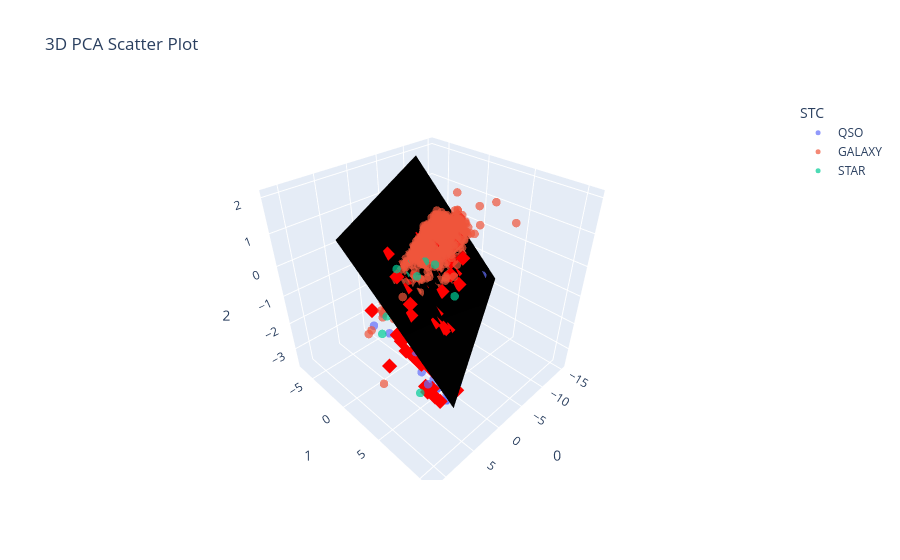

The code cell stored with this chart in its notebook:
### Markdown cell above
# Second Plane

### Code cell
# Create a DataFrame with PCA components and labels

pca_df = below_plane_df
fig = px.scatter_3d(
    pca_df, 
    x=0, 
    y=1, 
    z=2, 
    color="STC",  # Color by Spectral Type Classification
    #symbol="STP",  # Different symbols for predicted spectral type
    opacity=0.7,
    title="3D PCA Scatter Plot",
    labels={0: "PCA 1", 1: "PCA 2", 2: "PCA 3"},
)

# Highlight mismatched QSOs
fig.add_trace(
    px.scatter_3d(
        mismatched_qso, 
        x=0, 
        y=1, 
        z=2, 
        color_discrete_sequence=["red"], 
        symbol_sequence=["diamond"], 
        opacity=1
    ).data[0]
)

fig.update_traces(marker=dict(size=5))

import numpy as np
import plotly.graph_objects as go

# Define plane dimensions
x_range = np.linspace(pca_df[0].min(), pca_df[0].max(), 10)
y_range = np.linspace(pca_df[1].min(), pca_df[1].max(), 10)
X, Y = np.meshgrid(x_range, y_range)
Z = np.zeros_like(X)  # Initial plane at PCA 2 = 0

# Rotation angles
theta_x = np.pi / -9  # 45 degrees in radians
theta_z = np.pi / 9  # 10 degrees in radians

# Step 1: Rotate about X-axis (affects Y and Z)
Y_rot_x = Y * np.cos(theta_x) - Z * np.sin(theta_x)
Z_rot_x = Y * np.sin(theta_x) + Z * np.cos(theta_x)

# Step 2: Rotate about Z-axis (affects X and Y)
X_rot = X * np.cos(theta_z) - Y_rot_x * np.sin(theta_z)
Y_rot = X * np.sin(theta_z) + Y_rot_x * np.cos(theta_z)

# Create plane trace
plane_trace = go.Surface(
    x=X_rot, 
    y=Y_rot, 
    z=Z_rot_x+1, 
    colorscale=[(0, "black"), (1, "black")],  
    showscale=False,
    opacity=1
)

# Add the rotated plane to the figure
fig.add_trace(plane_trace)

fig.show()

### Figure 1 — Plotly figure (JSON) as saved in the notebook; plotly's stock layout.template omitted (floating-point values rounded to 4 significant figures; data arrays with more than 128 entries replaced by an {"elided": "..."} marker saying what was removed)
{"data": [{"hovertemplate": "STC=QSO<br>0=%{x}<br>1=%{y}<br>2=%{z}<extra></extra>", "legendgroup": "QSO", "marker": {"color": "#636efa", "opacity": 0.7, "size": 5, "symbol": "circle"}, "mode": "markers", "name": "QSO", "scene": "scene", "showlegend": true, "type": "scatter3d", "x": {"elided": "907 float values"}, "y": {"elided": "907 float values"}, "z": {"elided": "907 float values"}}, {"hovertemplate": "STC=GALAXY<br>0=%{x}<br>1=%{y}<br>2=%{z}<extra></extra>", "legendgroup": "GALAXY", "marker": {"color": "#EF553B", "opacity": 0.7, "size": 5, "symbol": "circle"}, "mode": "markers", "name": "GALAXY", "scene": "scene", "showlegend": true, "type": "scatter3d", "x": {"elided": "2324 float values"}, "y": {"elided": "2324 float values"}, "z": {"elided": "2324 float values"}}, {"hovertemplate": "STC=STAR<br>0=%{x}<br>1=%{y}<br>2=%{z}<extra></extra>", "legendgroup": "STAR", "marker": {"color": "#00cc96", "opacity": 0.7, "size": 5, "symbol": "circle"}, "mode": "markers", "name": "STAR", "scene": "scene", "showlegend": true, "type": "scatter3d", "x": [5.193, 1.778, 8.889, 9.246, 5.8, 3.07, 2.018, 4.077, 4.122, 6.938, -2.518, 2.802, -0.4011, 3.344], "y": [0.3926, 6.754, 7.812, 4.691, 3.359, 2.887, 7.117, 2.947, 4.316, 4.235, 0.8369, 2.027, 2.068, 5.685], "z": [-1.81, 0.1725, -1.763, 0.07898, 0.6847, 0.3036, -1.621, 0.4333, 0.6171, 1.083, -0.1911, 0.5407, 0.2975, 1.069]}, {"hovertemplate": "0=%{x}<br>1=%{y}<br>2=%{z}<extra></extra>", "legendgroup": "", "marker": {"color": "red", "opacity": 1, "size": 5, "symbol": "diamond"}, "mode": "markers", "name": "", "scene": "scene", "showlegend": false, "type": "scatter3d", "x": {"elided": "591 float values"}, "y": {"elided": "591 float values"}, "z": {"elided": "591 float values"}}, {"colorscale": [[0, "black"], [1, "black"]], "opacity": 1, "showscale": false, "type": "surface", "x": [[-11.67, -9.104, -6.536, -3.968, -1.4, 1.167, 3.735, 6.303, 8.871, 11.44], [-12.04, -9.474, -6.906, -4.338, -1.77, 0.7978, 3.366, 5.934, 8.502, 11.07], [-12.41, -9.844, -7.276, -4.708, -2.14, 0.4281, 2.996, 5.564, 8.132, 10.7], [-12.78, -10.21, -7.645, -5.077, -2.51, 0.05838, 2.626, 5.194, 7.762, 10.33], [-13.15, -10.58, -8.015, -5.447, -2.879, -0.3113, 2.257, 4.825, 7.392, 9.96], [-13.52, -10.95, -8.385, -5.817, -3.249, -0.681, 1.887, 4.455, 7.023, 9.591], [-13.89, -11.32, -8.755, -6.187, -3.619, -1.051, 1.517, 4.085, 6.653, 9.221], [-14.26, -11.69, -9.124, -6.556, -3.988, -1.42, 1.148, 3.715, 6.283, 8.851], [-14.63, -12.06, -9.494, -6.926, -4.358, -1.79, 0.7778, 3.346, 5.914, 8.482], [-15.0, -12.43, -9.864, -7.296, -4.728, -2.16, 0.4081, 2.976, 5.544, 8.112]], "y": [[-6.789, -5.854, -4.92, -3.985, -3.05, -2.116, -1.181, -0.2463, 0.6884, 1.623], [-5.773, -4.838, -3.904, -2.969, -2.035, -1.1, -0.1652, 0.7694, 1.704, 2.639], [-4.757, -3.823, -2.888, -1.953, -1.019, -0.08414, 0.8505, 1.785, 2.72, 3.654], [-3.742, -2.807, -1.872, -0.9377, -0.00306, 0.9316, 1.866, 2.801, 3.736, 4.67], [-2.726, -1.791, -0.8566, 0.07802, 1.013, 1.947, 2.882, 3.817, 4.751, 5.686], [-1.71, -0.7756, 0.1591, 1.094, 2.028, 2.963, 3.898, 4.832, 5.767, 6.702], [-0.6945, 0.2402, 1.175, 2.109, 3.044, 3.979, 4.913, 5.848, 6.783, 7.717], [0.3213, 1.256, 2.191, 3.125, 4.06, 4.995, 5.929, 6.864, 7.798, 8.733], [1.337, 2.272, 3.206, 4.141, 5.076, 6.01, 6.945, 7.88, 8.814, 9.749], [2.353, 3.287, 4.222, 5.157, 6.091, 7.026, 7.961, 8.895, 9.83, 10.76]], "z": [[1.869, 1.869, 1.869, 1.869, 1.869, 1.869, 1.869, 1.869, 1.869, 1.869], [1.475, 1.475, 1.475, 1.475, 1.475, 1.475, 1.475, 1.475, 1.475, 1.475], [1.082, 1.082, 1.082, 1.082, 1.082, 1.082, 1.082, 1.082, 1.082, 1.082], [0.6886, 0.6886, 0.6886, 0.6886, 0.6886, 0.6886, 0.6886, 0.6886, 0.6886, 0.6886], [0.2952, 0.2952, 0.2952, 0.2952, 0.2952, 0.2952, 0.2952, 0.2952, 0.2952, 0.2952], [-0.0982, -0.0982, -0.0982, -0.0982, -0.0982, -0.0982, -0.0982, -0.0982, -0.0982, -0.0982], [-0.4916, -0.4916, -0.4916, -0.4916, -0.4916, -0.4916, -0.4916, -0.4916, -0.4916, -0.4916], [-0.885, -0.885, -0.885, -0.885, -0.885, -0.885, -0.885, -0.885, -0.885, -0.885], [-1.278, -1.278, -1.278, -1.278, -1.278, -1.278, -1.278, -1.278, -1.278, -1.278], [-1.672, -1.672, -1.672, -1.672, -1.672, -1.672, -1.672, -1.672, -1.672, -1.672]]}], "layout": {"legend": {"title": {"text": "STC"}, "tracegroupgap": 0}, "scene": {"domain": {"x": [0, 1], "y": [0, 1]}, "xaxis": {"title": {"text": "0"}}, "yaxis": {"title": {"text": "1"}}, "zaxis": {"title": {"text": "2"}}}, "title": {"text": "3D PCA Scatter Plot"}}}
